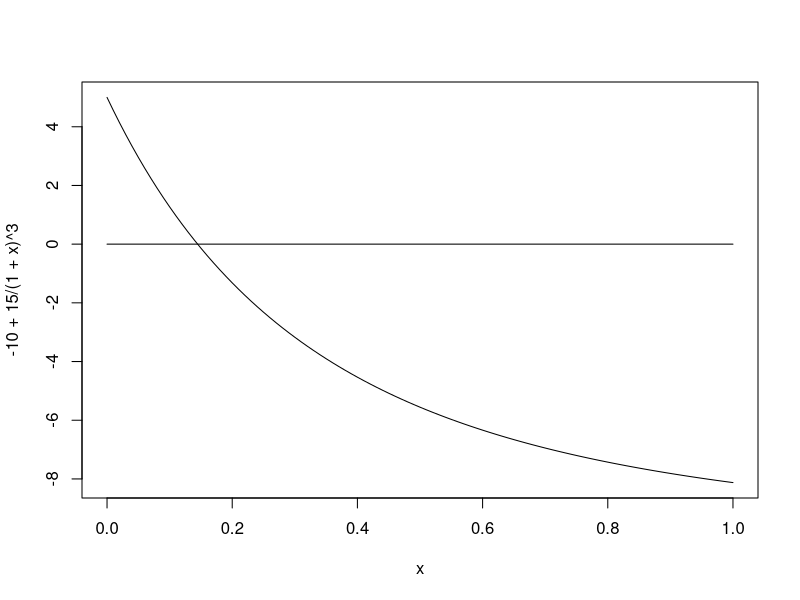
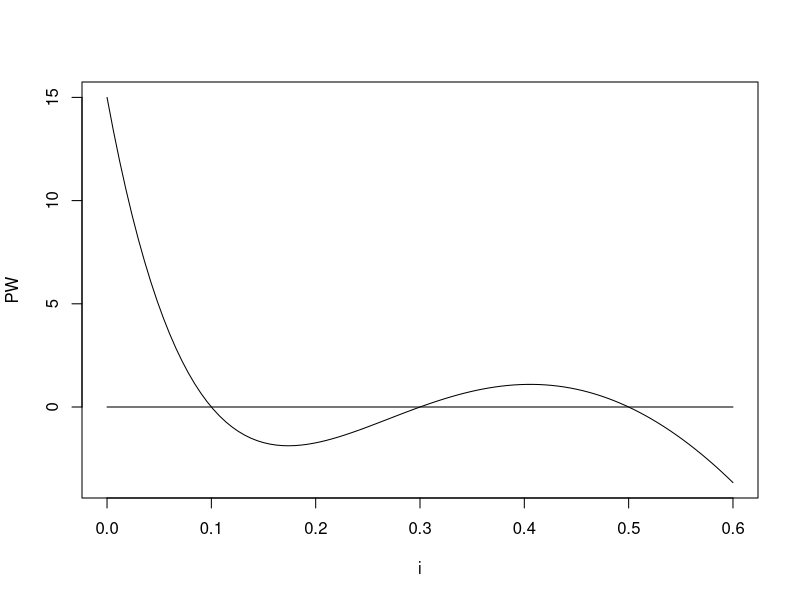
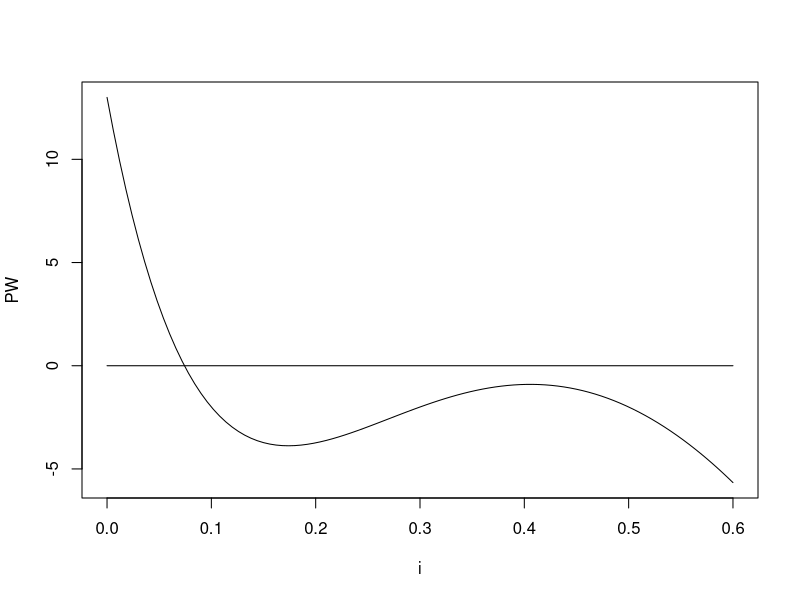
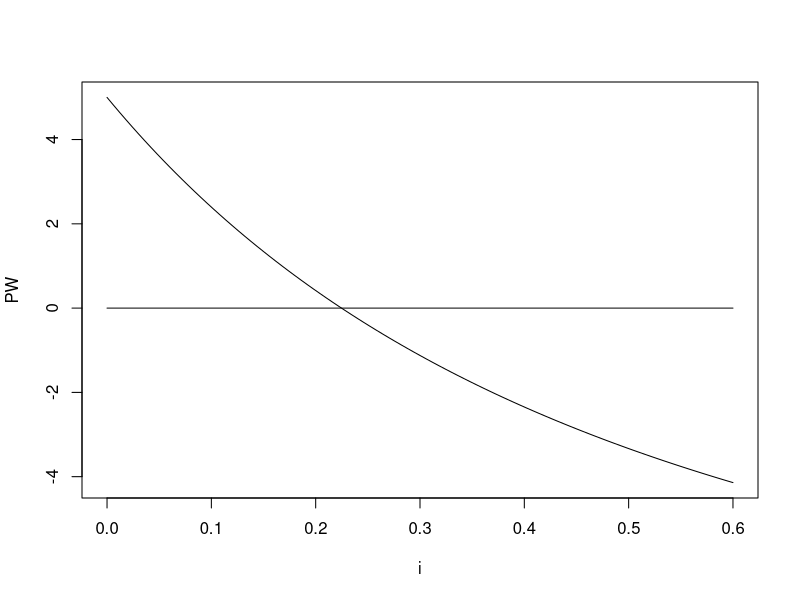
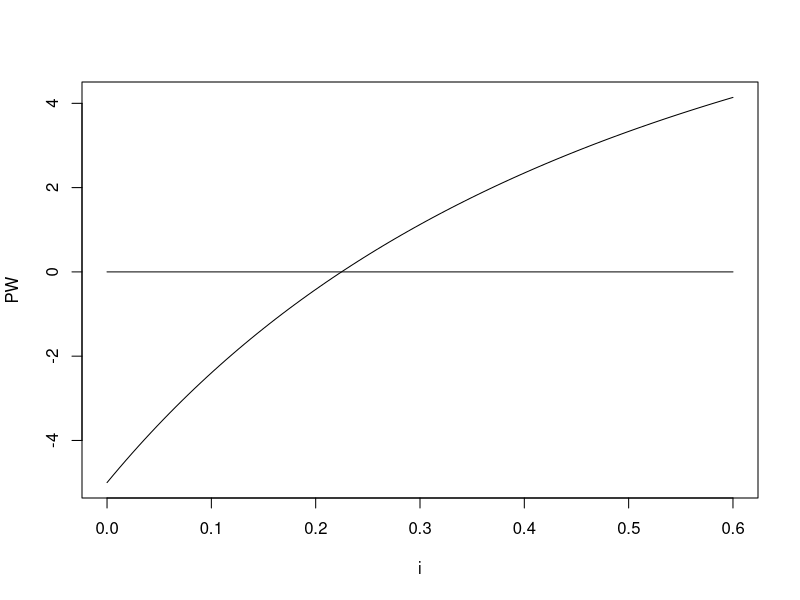
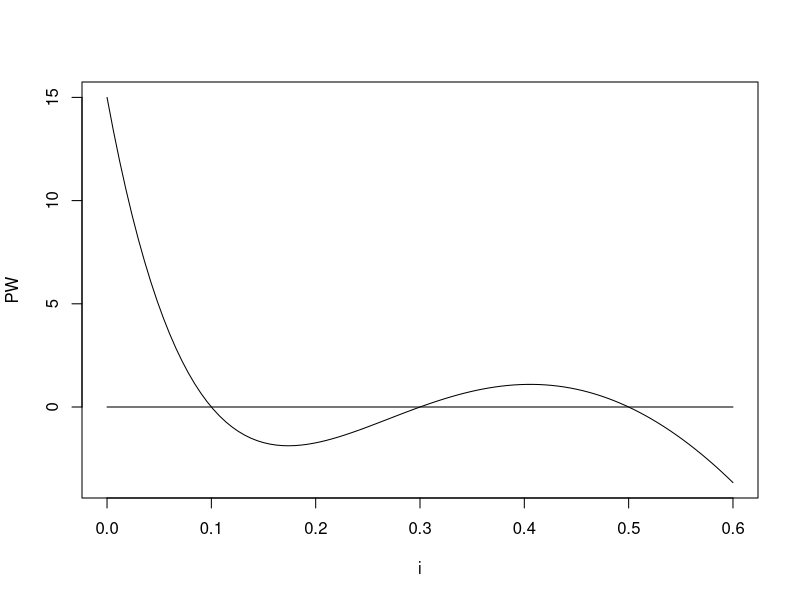
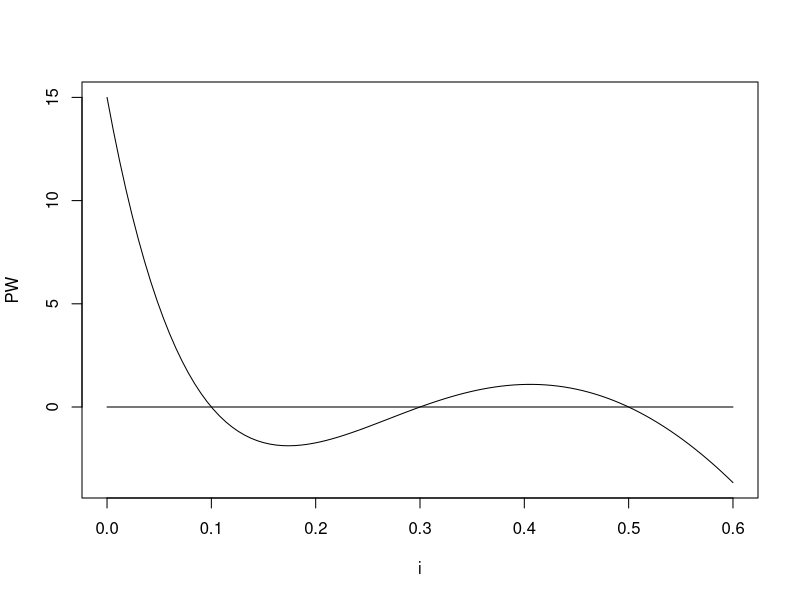
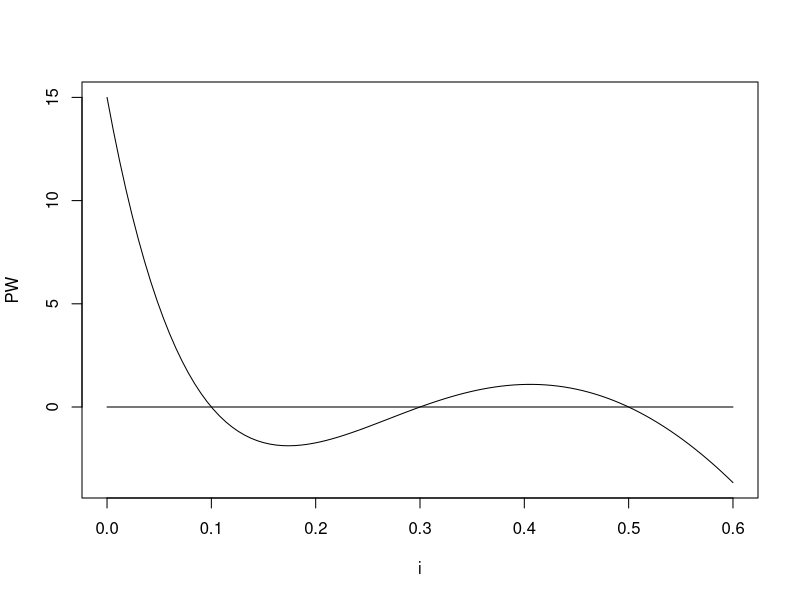

Write the R code that produced these figures, in order.
## ---- chunk 1
knitr::opts_chunk$set(echo = FALSE)
options(scipen=999)

Acc<-function(x){format(x,nsmall=2,digits=2,big.mark=',',scientific=FALSE)}
pgivena<-function(a,i,n){a*((1+i)^n -1)/(i*(1+i)^n)}
pgiveng<-function(g,i,n){g*( (1+i)^n -(i*n) -1  )/(i^2*(1+i)^n)}
agivenp<-function(p,i,n){p*(i*(1+i)^n)/((1+i)^n -1)}
pgivengrow<-function(a1,g,i,n){a1*(1-(1+g)^n*(1+i)^(-n))/(i-g)}


fgivena<-function(a,i,n){pgivena(a,i,n)*(1+i)^n}
fgiveng<-function(g,i,n){pgiveng(g,i,n)*(1+i)^n}

## ---- chunk 2
curve(-10 + 15/(1+x)^3, from = 0, to = 1)
curve(x*0, from = 0, to = 1, add = TRUE)
## ---- chunk 3

curve(-1000 + 3900/(1 + x) - 5030/(1 + x)^2 + 2145/(1 + x)^3, 0, .6, ylab = "PW", xlab="i"  )
curve(0 * x, 0, .6, add = TRUE)
## ---- chunk 4

curve(-1002 + 3900/(1 + x) - 5030/(1 + x)^2 + 2145/(1 + x)^3, 0, .6, ylab = "PW", xlab="i"  )
curve(0 * x, 0, .6, add = TRUE)
## ---- chunk 5
library(polynom)


OneIRR <-function(A){
  polyform <- as.function(polynomial(A))
  d <- uniroot(function(x) polyform(x), interval = c(0, 1))$root
  (1-d)/d
}

#OneIRR(c(-10,0,0,15))

## ---- chunk 6

curve(-10 + 15/(1 + x)^2 , 0, .6, ylab = "PW", xlab="i"  )
curve(0 * x, 0, .6, add = TRUE)
## ---- chunk 7

curve(10 - 15/(1 + x)^2 , 0, .6, ylab = "PW", xlab="i"  )
curve(0 * x, 0, .6, add = TRUE)
## ---- chunk 8

curve(-1000 + 3900/(1 + x) - 5030/(1 + x)^2 + 2145/(1 + x)^3, 0, .6, ylab = "PW", xlab="i"  )
curve(0 * x, 0, .6, add = TRUE)
## ---- chunk 9

curve(-1000 + 3900/(1 + x) - 5030/(1 + x)^2 + 2145/(1 + x)^3, 0, .6, ylab = "PW", xlab="i"  )
curve(0 * x, 0, .6, add = TRUE)
## ---- chunk 10

curve(-1000 + 3900/(1 + x) - 5030/(1 + x)^2 + 2145/(1 + x)^3, 0, .6, ylab = "PW", xlab="i"  )
curve(0 * x, 0, .6, add = TRUE)
## ---- chunk 11

curve(-1000 + 3900/(1 + x) - 5030/(1 + x)^2 + 2145/(1 + x)^3, 0, .6, ylab = "PW", xlab="i"  )
curve(0 * x, 0, .6, add = TRUE)
## ---- chunk 12
IRRA <- (2/1)^(1/2) - 1
IRRB <- (5/3)^(1/2) - 1
IRRC <- (10/7)^(1/2) - 1
## ---- chunk 13
AB <- (3/2)^(1/2) - 1
AC <- (8/6)^(1/2) - 1
BC <- (5/4)^(1/2) - 1

## ---- chunk 14
## Helper Functions


## DATA GENERATION

#Generate 6 Random IRR and H_0 with a regression model so that there is an inverse relationship.

AO <- sample(1:30, 6)
IRR <- (40 + (-1) * AO + rnorm( 6, sd = 3))/100
RawIRR <- IRR
IRR <- IRR * 100

#
#
#Generate random matrix 6x6 upper trianglular symetric materic with similar range. The incrementals can be lower than the IRRs but not higher.  The 5% difference may have to be tuned in the future.

IRROverRun <- .05

IncIRR <- matrix(runif(6*6, min = max(.01, min(RawIRR) - IRROverRun), max = max(RawIRR) + IRROverRun), nrow = 6)

# Kill diagonal
diag(IncIRR) <- 0
#make symetric
IncIRR[lower.tri(IncIRR)] <- t(IncIRR)[lower.tri(IncIRR)]
IncIRR <- as.data.frame(IncIRR)
names(IncIRR) <- c("A","B","C","D","E","F")
row.names(IncIRR) <- c("A","B","C","D","E","F")

## Generate MARRS for the questions
sort(RawIRR)
MARRS <- sample(c(min(RawIRR - .01), mean(sort(RawIRR)[1:2]), mean(sort(RawIRR)[2:3]),   mean(sort(RawIRR)[4:5]) ), 4)

## QUESTION/ANSWER GENERATION

#Finds acceptable assets for each MARR and returns letter names
Acceptable <- function(marr) {
  c("A","B","C","D","E","F")[RawIRR >= marr]
}

#Acceptable(.2)

# Ranks the assets from lowest to highest initial cost
AOOrder <- function(){
  c("A","B","C","D","E","F")[order(AO)]
}

#AOOrder()

#Assume from asset1 to asset2 is an investment and not a loan.  Arguments are both characters.
ChallengerWins <- function(marr, asset1, asset2){
  IncIRR[asset1, asset2] >= marr  
}

#ChallengerWins(.35, "A","C")

##
##

BestAsset <- function(marr){
LetterOrder <- c("A","B","C","D","E","F")[order(AO)]
LetterAcceptable <- c("A","B","C","D","E","F")[RawIRR >= marr]

if ( length(LetterAcceptable) == 0) BC <- NA
if ( length(LetterAcceptable) == 1) BC <- LetterAcceptable[1]
if ( length(LetterAcceptable) > 1) {
  TestOrder <- intersect(LetterOrder,LetterAcceptable)
  
  BC <- TestOrder[1]
  for (Challenger in 2:length(TestOrder)) {
    if (ChallengerWins(marr, BC, TestOrder[Challenger])) BC <- TestOrder[Challenger]
  }
}

BC
}

# BestAsset(.1)

## ---- chunk 15

library(knitr)
kable(round(cbind(IRR, AO,  IncIRR*100),2))

## ---- chunk 16

library(knitr)
kable(round(cbind(IRR, AO,  IncIRR*100),2))

## ---- chunk 17

library(knitr)
kable(round(cbind(IRR, AO,  IncIRR*100),2))

## ---- chunk 18

library(knitr)
kable(round(cbind(IRR, AO,  IncIRR*100),2))

## ---- chunk 19

library(knitr)
kable(round(cbind(IRR, AO,  IncIRR*100),2))

